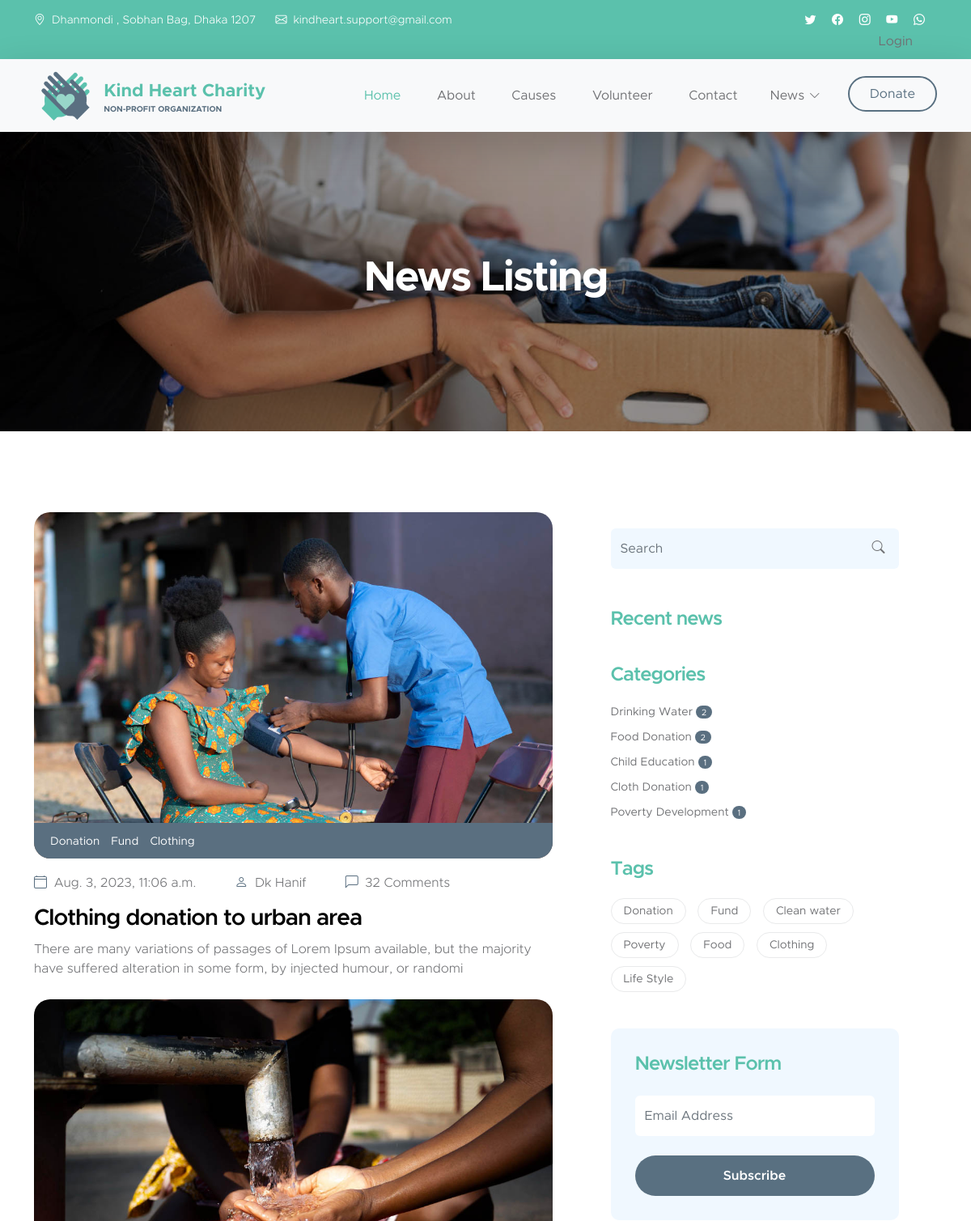
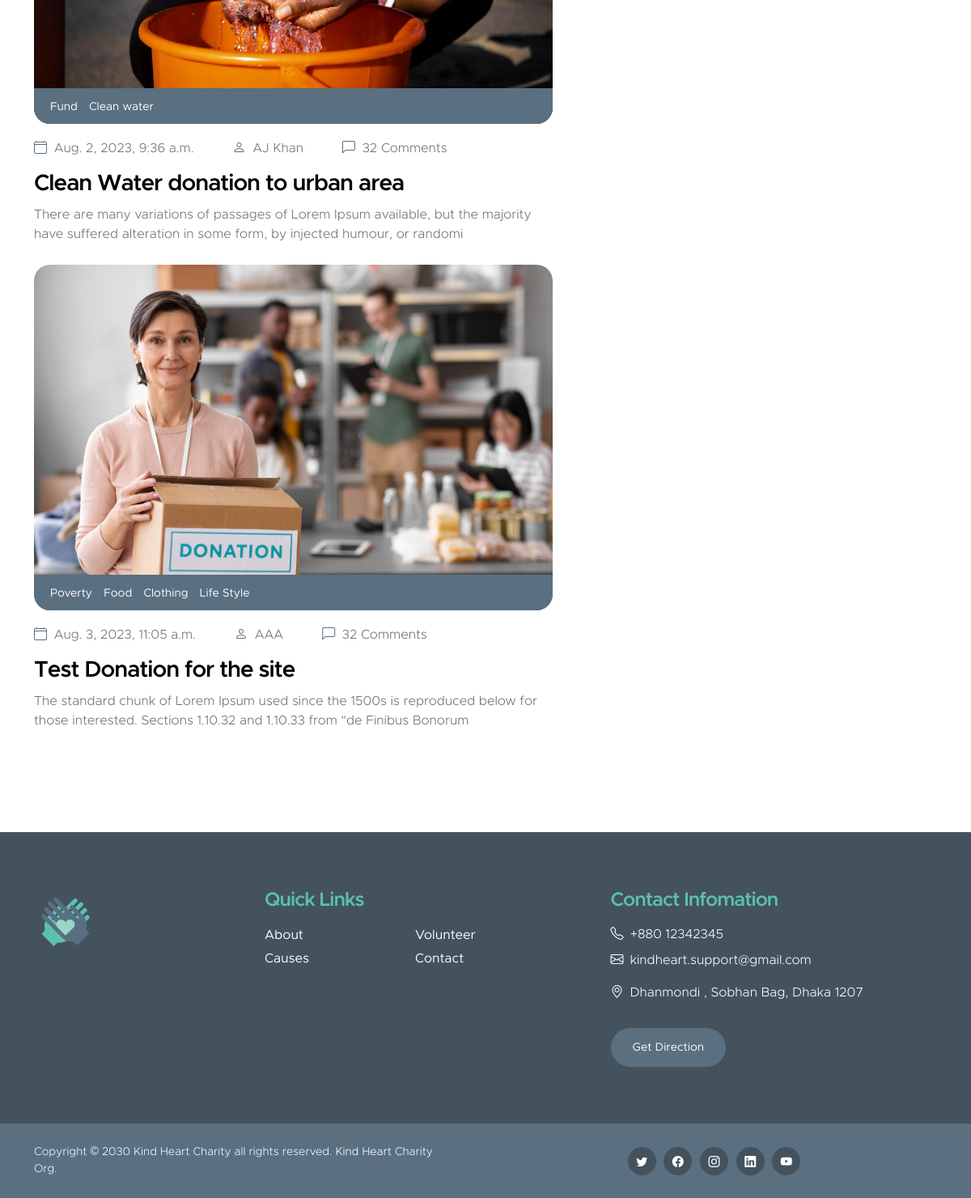
Page /news-list/ on the committed database (2 pictures, top to bottom).
### donation/models.py (models this page shows, shortened)
class WebsiteSetting(models.Model):
    navbar_logo = models.ImageField(upload_to='logo/')
    footer_logo = models.ImageField(upload_to='logo/')
    copyright = models.CharField(max_length=100)
    address = models.CharField(max_length=200)
    phone = models.CharField(max_length=30)
    email = models.EmailField(max_length=200)
    facebook_link = models.CharField(max_length=250)
    youtube_link = models.CharField(max_length=250)
    instagram_link = models.CharField(max_length=250)
    twitter_link = models.CharField(max_length=250)
    linkedin_link = models.CharField(max_length=250)

class Menu(models.Model):
    menu_name = models.CharField(max_length=20)
    id_or_href = models.CharField(max_length=150)
    is_active = models.BooleanField(default=True)
    is_display = models.BooleanField(default=True)
    is_dropdown_menu = models.BooleanField(default=False)
    def get_submenu(self):
        return self.submenu_set.filter(is_active=True)

class AddNews(models.Model):
    tags = models.ManyToManyField(Tag)
    category = models.ManyToManyField(NewsCategory)
    image_1 = models.ImageField(upload_to='news/')
    image_2 = models.ImageField(upload_to='news/')
    image_3 = models.ImageField(upload_to='news/')
    news_title = models.CharField(max_length=250)
    news_description = models.TextField()
    news_quote = models.CharField(max_length=200)
    news_author_name = models.CharField(max_length=100)
    datetime = models.DateTimeField(auto_now=True)
    is_draft = models.BooleanField(default=False)
    @property
    def get_short_desc(self):
        return self.news_description[:150]

class Tag(models.Model):
    tag_name = models.CharField(max_length=30)
    def __str__(self):
        return self.tag_name

class NewsCategory(models.Model):
    category_name = models.CharField(max_length=100)

### donation/views.py (the view)
# urls.py: path('news-list/', views.all_news_list, name='news-list'),
def all_news_list(request):
    menus = Menu.objects.filter(is_active=True, is_display=True, is_dropdown_menu=False)
    submenus = Menu.objects.filter(is_active=True, is_display=True, is_dropdown_menu=True)
    website_settings = WebsiteSetting.objects.get()
    add_news = AddNews.objects.filter(is_draft=False)
    news_category = NewsCategory.objects.all()
    news_tags = Tag.objects.all()
    context = {
        'obj': add_news,
        'menus': menus,
        'submenus': submenus,
        'website_settings': website_settings,
        'news_category': news_category,
        'news_tags': news_tags,
    }
    return render(request, 'news-list.html', context=context)

### templates/news-list.html (shortened to what this page needs)
{% load static %}
{% include 'base.html' %}
{% block main-container %}
    {% include 'header.html' %}
    <nav class="navbar navbar-expand-lg bg-light shadow-lg">
        <div class="container">
            <a class="navbar-brand" href="/">
                <img src="{{ website_settings.navbar_logo.url }}" class="logo img-fluid" alt="Kind Heart Charity">
                <span>
                    Kind Heart Charity
                    <small>Non-profit Organization</small>
                </span>
            </a>
            <div class="collapse navbar-collapse" id="navbarNav">
                <ul class="navbar-nav ms-auto">
                    <li class="nav-item">
                        <a class="nav-link click-scroll" href="/">Home</a>
                        {% for menu in menus %}
                            <a class="nav-link click-scroll"
                               href="{% url 'home' %}#{{ menu.id_or_href }}">{{ menu.menu_name }}</a>
                        {% endfor menus %}
                    </li>
                    {% for submenu in submenus %}
                        {% if submenu.get_submenu %}
                            <li class="nav-item dropdown">
                                <a class="nav-link click-scroll dropdown-toggle" href="#{{ submenu.id_or_href }}"
                                   id="navbarLightDropdownMenuLink" role="button" data-bs-toggle="dropdown"
                                   aria-expanded="false">{{ submenu.menu_name }}</a>
                            </li>
                        {% endif %}
                    {% endfor %}
                    <li class="nav-item ms-3">
                        <a class="nav-link custom-btn custom-border-btn btn" href="{% url 'donation' %}">Donate</a>
                    </li>
                </ul>
            </div>
        </div>
    </nav>
    <main>
        <section class="news-detail-header-section text-center">
            <div class="section-overlay"></div>
            <div class="container">
                <div class="row">
                    <div class="col-lg-12 col-12">
                        <h1 class="text-white">News Listing</h1>
                    </div>
                </div>
            </div>
        </section>
        <section class="news-section section-padding">
            <div class="container">
                <div class="row">
                    <div class="col-lg-7 col-12">
                        {% for newslist in obj %}
                            <div class="news-block">
                                <div class="news-block-top">
                                    <a href="{% url 'news-details' newslist.pk %}">
                                        <img src="{{ newslist.image_1.url }}"
                                             class="news-image img-fluid" alt="">
                                    </a>
                                    <div class="news-category-block">
                                        {% for tag in newslist.tags.all %}
                                            <a href="{% url 'news-list_tag' tag.pk %}" class="category-block-link">
                                                {{ tag }}
                                            </a>
                                        {% endfor %}
                                    </div>
                                </div>
                                <div class="news-block-info">
                                    <div class="d-flex mt-2">
                                        <div class="news-block-date">
                                            <p>
                                                <i class="bi-calendar4 custom-icon me-1"></i>
                                                {{ newslist.datetime }}
                                            </p>
                                        </div>
                                        <div class="news-block-author mx-5">
                                            <p>
                                                <i class="bi-person custom-icon me-1"></i>
                                                {{ newslist.news_author_name }}
                                            </p>
                                        </div>
                                        <div class="news-block-comment">
                                            <p>
                                                <i class="bi-chat-left custom-icon me-1"></i>
                                                32 Comments
                                            </p>
                                        </div>
                                    </div>
                                    <div class="news-block-title mb-2">
                                        <h4><a href="{% url 'news-details' newslist.pk %}"
                                               class="news-block-title-link">{{ newslist.news_title }}</a></h4>
                                    </div>
                                    <div class="news-block-body">
                                        <p>{{ newslist.get_short_desc }}</p>
                                    </div>
                                </div>
                            </div>
                        {% endfor %}
                    </div>
                    <div class="col-lg-4 col-12 mx-auto mt-4 mt-lg-0">
                        <form class="custom-form search-form" action="{% url 'search_news' %}" method="get" role="form">
                            <input class="form-control" type="search" name="searchQuery" placeholder="Search"
                                   aria-label="Search" required>
                            <button type="submit" class="form-control">
                                <i class="bi-search"></i>
                            </button>
                        </form>
                        <h5 class="mt-5 mb-3">Recent news</h5>
                        <div class="category-block d-flex flex-column">
                            <h5 class="mb-3">Categories</h5>
                            {% for category in news_category %}
                                <a href="{% url 'news-list' category.pk %}" class="category-block-link">
                                    {{ category.category_name }}
                                    <span class="badge">{{ category.addnews_set.count }}</span>
                                </a>
                            {% endfor %}
                        </div>
                        <div class="tags-block">
                            <h5 class="mb-3">Tags</h5>
                            {% for tag in news_tags %}
                                <a href="{% url 'news-list' tag.pk %}" class="tags-block-link">
                                    {{ tag }}
                                </a>
                            {% endfor %}
                        </div>
                        <form class="custom-form subscribe-form" action="{% url 'news-letter' %}" method="post"
                              role="form">
                            <h5 class="mb-4">Newsletter Form</h5>
                            <input type="email" name="news_letter_email" id="news_letter_email" pattern="[^ @]*@[^ @]*"
                                   class="form-control" placeholder="Email Address" required>
                            <div class="col-lg-12 col-12">
                                <button type="submit" class="form-control">Subscribe</button>
                            </div>
                        </form>
                    </div>
                </div>
            </div>
        </section>
    </main>
    {% include 'footer.html' %}
{% endblock %}

### templates/header.html
<header class="site-header">
    <div class="container">
        <div class="row">
            <div class="col-lg-8 col-12 d-flex flex-wrap">
                <p class="d-flex me-4 mb-0">
                    <i class="bi-geo-alt me-2"></i>
                    {{ website_settings.address }}
                </p>
                <p class="d-flex mb-0">
                    <i class="bi-envelope me-2"></i>
                    <a href="">
                        {{ website_settings.email }}
                    </a>
                </p>
            </div>
            <div class="col-lg-3 col-12 ms-auto d-lg-block d-none">
                <ul class="social-icon">
                    <li class="social-icon-item">
                        <a href="{{ website_settings.twitter_link }}" class="social-icon-link bi-twitter"></a>
                    </li>
                    <li class="social-icon-item">
                        <a href="{{ website_settings.facebook_link }}" class="social-icon-link bi-facebook"></a>
                    </li>
                    <li class="social-icon-item">
                        <a href="{{ website_settings.instagram_link }}" class="social-icon-link bi-instagram"></a>
                    </li>
                    <li class="social-icon-item">
                        <a href="{{ website_settings.youtube_link }}" class="social-icon-link bi-youtube"></a>
                    </li>
                    <li class="social-icon-item">
                        <a href="" class="social-icon-link bi-whatsapp"></a>
                    </li>
                    <br>
                    {% if request.user.is_authenticated %}
                        <li class="social-icon-item">
                            <p class="nav-link" style="margin-right: 15px">Welcome, {{ request.user.username }}</p>
                        </li>
                        <li class="social-icon-item">
                            <a href="{% url 'logout' %}" class="nav-link" style="margin-right: 15px">Logout</a>
                        </li>
                    {% else %}
                        <li class="social-icon-item">
                            <a href="{% url 'login' %}" class="nav-link" style="margin-right: 30px">Login</a>
                        </li>
                    {% endif %}
                </ul>
            </div>
        </div>
    </div>
</header>

### templates/footer.html
{% load static %}
<footer class="site-footer">
        <div class="container">
            <div class="row">
                <div class="col-lg-3 col-12 mb-4">
                    <img src="{{ website_settings.footer_logo.url}}" class="logo img-fluid" alt="">
                </div>
                <div class="col-lg-4 col-md-6 col-12 mb-4">
                    <h5 class="site-footer-title mb-3">Quick Links</h5>
                    <ul class="footer-menu">
                        {% for menu in menus  %}
                        <li class="footer-menu-item"><a href="#{{ menu.id_or_href }}" class="footer-menu-link">{{ menu.menu_name }}</a></li>
                        {% endfor %}
                    </ul>
                </div>
                <div class="col-lg-4 col-md-6 col-12 mx-auto">
                    <h5 class="site-footer-title mb-3">Contact Infomation</h5>
                    <p class="text-white d-flex mb-2">
                        <i class="bi-telephone me-2"></i>
                        <a href="tel: 305-240-9671" class="site-footer-link">
                            {{ website_settings.phone }}
                        </a>
                    </p>
                    <p class="text-white d-flex">
                        <i class="bi-envelope me-2"></i>
                        <a href="mailto:info@yourgmail.com" class="site-footer-link">
                            {{ website_settings.email }}
                        </a>
                    </p>
                    <p class="text-white d-flex mt-3">
                        <i class="bi-geo-alt me-2"></i>
                        {{ website_settings.address }}
                    </p>
                    <a href="#" class="custom-btn btn mt-3">Get Direction</a>
                </div>
            </div>
        </div>
        <div class="site-footer-bottom">
            <div class="container">
                <div class="row">
                    <div class="col-lg-6 col-md-7 col-12">
                        <p class="copyright-text mb-0">Copyright © {{ website_settings.copyright }} <a href="#">Kind Heart</a> Charity Org.
                        </p>
                    </div>
                    <div class="col-lg-6 col-md-5 col-12 d-flex justify-content-center align-items-center mx-auto">
                        <ul class="social-icon">
                            <li class="social-icon-item">
                                <a href="{{ website_settings.twitter_link }}" class="social-icon-link bi-twitter"></a>
                            </li>
                            <li class="social-icon-item">
                                <a href="{{ website_settings.facebook_link }}" class="social-icon-link bi-facebook"></a>
                            </li>
                            <li class="social-icon-item">
                                <a href="{{ website_settings.instagram_link }}" class="social-icon-link bi-instagram"></a>
                            </li>
                            <li class="social-icon-item">
                                <a href="{{ website_settings.linkedin_link }}" class="social-icon-link bi-linkedin"></a>
                            </li>
                            <li class="social-icon-item">
                                <a href="{{ website_settings.youtube_link }}" class="social-icon-link bi-youtube"></a>
                            </li>
                        </ul>
                    </div>
                </div>
            </div>
        </div>
    </footer>

### rows in the picture
WebsiteSetting: address "Dhanmondi , Sobhan Bag, Dhaka 1207", email "kindheart.support@gmail.com", navbar_logo (picture), footer_logo (picture), phone "+880 12342345", copyright "2030 Kind Heart Charity all rights reserved."
Menu: menu_name "About"
Menu: menu_name "Causes"
Menu: menu_name "Volunteer"
Menu: menu_name "Contact"
Menu: menu_name "News"
AddNews: image_1 (picture), datetime "Aug. 3, 2023, 11:06 a.m.", news_author_name "Dk Hanif", news_title "Clothing donation to urban area", get_short_desc "There are many variations of passages of Lorem Ipsum available, but the majority have suffered alteration in some form, by injected humour, or randomi"
Tag: tag_name "Donation"
Tag: tag_name "Fund"
Tag: tag_name "Clothing"
AddNews: image_1 (picture), datetime "Aug. 2, 2023, 9:36 a.m.", news_author_name "AJ Khan", news_title "Clean Water donation to urban area", get_short_desc "There are many variations of passages of Lorem Ipsum available, but the majority have suffered alteration in some form, by injected humour, or randomi"
Tag: tag_name "Clean water"
AddNews: image_1 (picture), datetime "Aug. 3, 2023, 11:05 a.m.", news_author_name "AAA", news_title "Test Donation for the site", get_short_desc "The standard chunk of Lorem Ipsum used since the 1500s is reproduced below for those interested. Sections 1.10.32 and 1.10.33 from \"de Finibus Bonorum"
Tag: tag_name "Poverty"
Tag: tag_name "Food"
Tag: tag_name "Life Style"
NewsCategory: category_name "Drinking Water", addnews_set.count "2"
NewsCategory: category_name "Food Donation", addnews_set.count "2"
NewsCategory: category_name "Child Education", addnews_set.count "1"
NewsCategory: category_name "Cloth Donation", addnews_set.count "1"
NewsCategory: category_name "Poverty Development", addnews_set.count "1"
